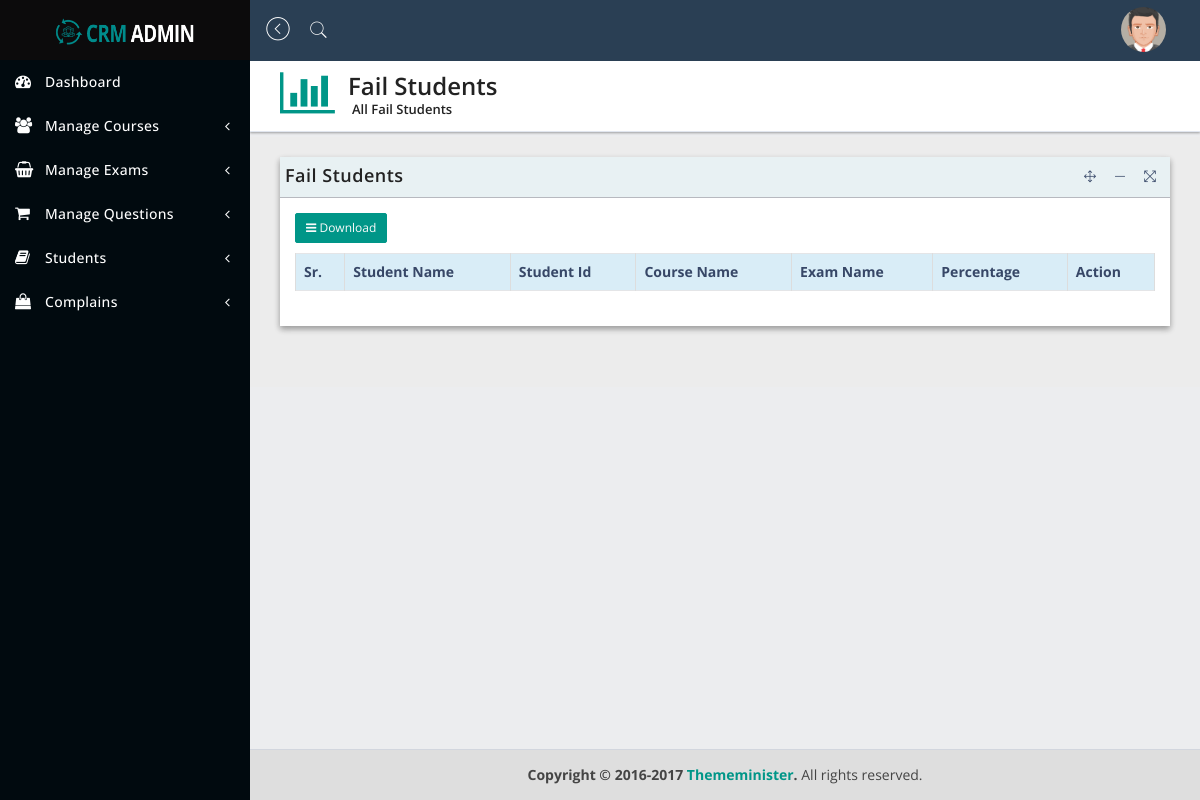
The page /fail_students.php (signed in) on the database as committed earlier.
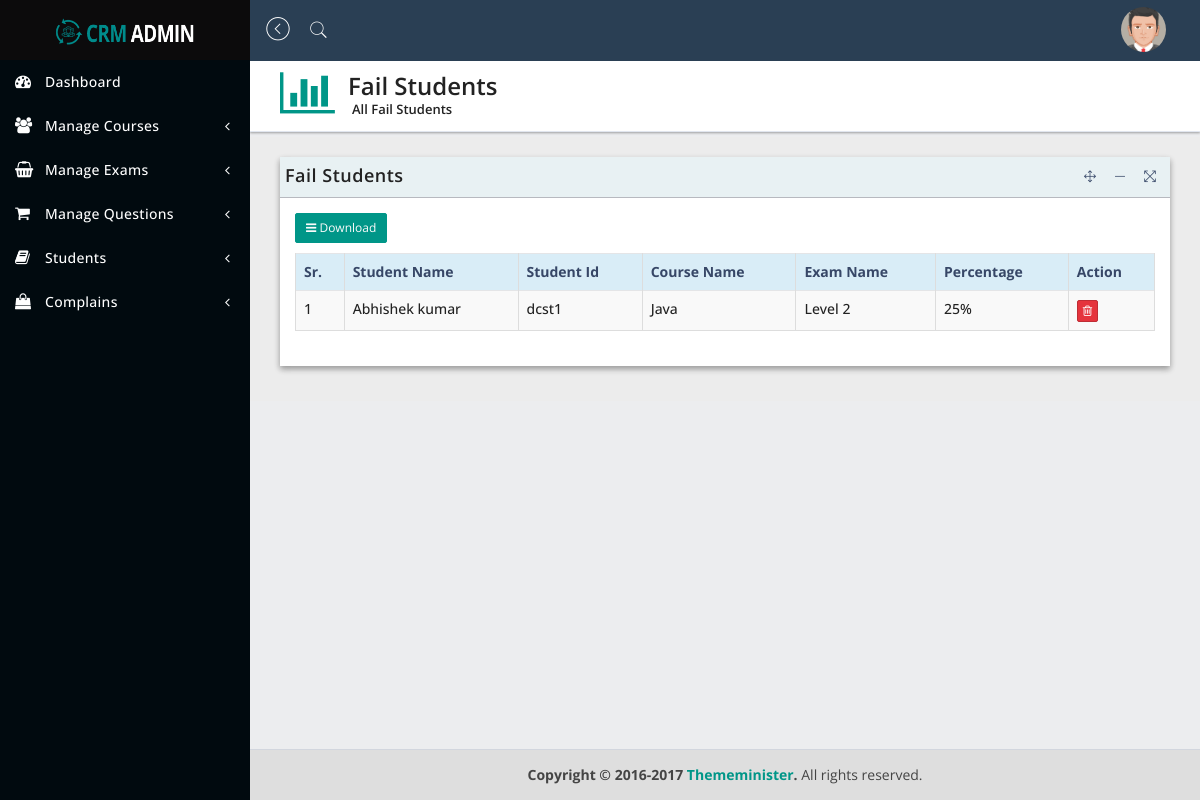
The same page on the database as committed later.
### tables this page shows
CREATE TABLE `exam_student` (
  `id` int(10) NOT NULL,
  `fullname` varchar(250) NOT NULL,
  `email` varchar(250) NOT NULL,
  `password` varchar(250) NOT NULL,
  `mobile` varchar(250) NOT NULL,
  `user_id` varchar(250) NOT NULL,
  `otp` varchar(250) NOT NULL,
  `role` int(11) NOT NULL DEFAULT 2
);

CREATE TABLE `exam_result` (
  `id` int(5) NOT NULL,
  `user_id` varchar(100) NOT NULL,
  `exam_id` varchar(100) NOT NULL,
  `course_name` varchar(100) NOT NULL,
  `exam_name` varchar(100) NOT NULL,
  `total_question` varchar(100) NOT NULL,
  `correct_answer` varchar(100) NOT NULL,
  `wrong_answer` varchar(100) NOT NULL,
  `exam_time` varchar(100) NOT NULL,
  `marks_percentage` varchar(100) NOT NULL
);

### fail_students.php (the view, shortened to what this page needs)
<?php
      include('includes/header.php');
      include('includes/sidebar.php');
      include('includes/connection.php');
      $selPassStudent = mysqli_query($db,"SELECT *FROM exam_result WHERE ROUND(marks_percentage) <= 65");
      ?>
         <div class="content-wrapper">
            <section class="content-header">
               <div class="header-icon">
                  <i class="fa fa-bar-chart-o"></i>
               </div>
               <div class="header-title">
                  <h1>Fail Students</h1>
                  <small>All Fail Students</small>
               </div>
            </section>
            <section class="content">
               <div class="row">
                  <div class="col-sm-12 col-md-12">
                     <div class="panel panel-bd lobidisable">
                        <div class="panel-heading">
                           <div class="btn-group" id="buttonexport">
                              <a href="#">
                                 <h4>Fail Students</h4>
                              </a>
                           </div>
                        </div>
                        <div class="panel-body">
                           <div class="btn-group">
                              <button class="btn btn-exp btn-sm dropdown-toggle" data-toggle="dropdown"><i class="fa fa-bars"></i> Download</button>
                              <br><br>
                           </div>
                           <div class="table-responsive">
                              <table id="dataTableExample1" class="table table-bordered table-striped table-hover">
                                 <thead>
                                    <tr class="info">
                                       <th>Sr.</th>
                                       <th>Student Name</th>
                                       <th>Student Id</th>
                                       <th>Course Name</th>
                                       <th>Exam Name</th>
                                       <th>Percentage</th>
                                       <th>Action</th>
                                    </tr>
                                 </thead>
                                 <?php
                                 while($result = mysqli_fetch_array($selPassStudent))
                                 {
                                    $user_id = $result["user_id"];
                                    $selStudent = mysqli_query($db,"SELECT *FROM exam_student WHERE user_id = '$user_id'");
                                    while($getStudent = mysqli_fetch_array($selStudent,MYSQLI_BOTH))
                                    {
                                 ?>
                                 <tbody>
                                    <tr>
                                       <td>1</td>
                                       <td><?php echo $getStudent["fullname"]; ?></td>
                                       <td><?php echo $result["user_id"]; ?></td>
                                       <td><?php echo $result["course_name"]; ?></td>
                                       <td><?php echo $result["exam_name"]; ?></td>
                                       <td><?php echo round($result["marks_percentage"]) ?>%</td>
                                       <td>
                                          <button type="button" class="btn btn-danger btn-xs" data-toggle="modal" data-target="#delt"><i class="fa fa-trash-o"></i> </button>
                                       </td>
                                    </tr>
                                 </tbody>
                                 <?php
                                    }
                                 }
                              ?>
                              </table>
                           </div>
                        </div>
                     </div>
                  </div>
               </div>
            </section>
         </div>
       <?php include('includes/footer.php'); ?>

Rows that differ between the two databases and show on the page:
added exam_result: user "dcst1", course_name "Java", exam_name "Level 2", marks_percentage "25"
added exam_student: fullname "Abhishek kumar"
